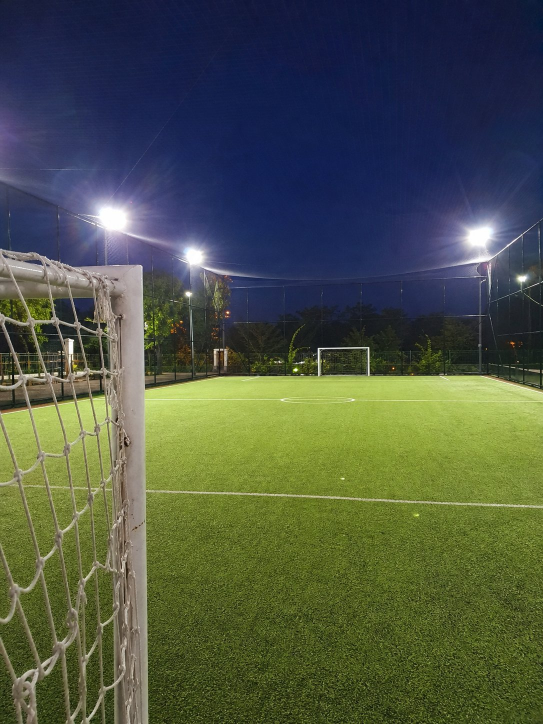
#> input picture promo/assets/halisaha.jpg, 1086 x 1448 px (shown at 1/2 size)
$ python -i mock_screens.py   (imports and definitions only)
#> lines starting #> are read from the running program, lines starting #| are printed output that depends on the picture
"""
Dakk ekranlarının sadeleştirilmiş, animasyonlu çizimleri (Google reklamlarındaki gibi).

Renkler ve şekiller uygulamadan alınmıştır (ui/theme/Color.kt, ChatScreen.kt, PollComponents.kt):
koyu zemin, sarı vurgu, benim balonum 0xFF3D3410, karşı taraf 0xFF1E2028, köşeler 18dp / kuyruk 4dp.
Her sahne fonksiyonu sahnenin yerel zamanını (saniye) alır ve ekran boyutunda bir RGB görüntü döndürür.
"""
import math
import os
from functools import lru_cache

import qrcode
from PIL import Image, ImageDraw, ImageFilter, ImageFont

HERE = os.path.dirname(os.path.abspath(__file__))
FONT_PATH = os.path.join(HERE, "assets", "fonts", "GoogleSans.ttf")
EMOJI_DIR = os.path.join(HERE, "assets", "emoji")
PHOTO = os.path.join(HERE, "assets", "halisaha.jpg")

SW, SH = 620, 1378
D = 2.0  # 1 dp = 2 px (310 dp genişliğinde, okunaklı ve sade bir telefon)

BG = (9, 10, 13)
SURF = (18, 19, 24)
SURFV = (27, 29, 36)
BORDER = (39, 42, 53)
WHITE = (255, 255, 255)
TXT2 = (160, 165, 181)
TXT3 = (107, 114, 128)
Y = (255, 204, 0)
MINE = (61, 52, 16)
THEIRS = (30, 32, 40)
AVATAR = [(255, 138, 0), (124, 77, 255), (0, 168, 132), (30, 136, 229),
          (233, 30, 99), (67, 160, 71), (244, 81, 30), (94, 53, 177)]
SENDER = [(255, 183, 77), (129, 199, 132), (100, 181, 246), (240, 98, 146)]


def dp(x):
    return int(round(x * D))


def clamp01(p):
    return min(max(p, 0.0), 1.0)


def ease_out(p):
    p = clamp01(p)
    return 1 - (1 - p) ** 3


def ease_in_out(p):
    p = clamp01(p)
    return 4 * p ** 3 if p < 0.5 else 1 - (-2 * p + 2) ** 3 / 2


# [4 lines left out: function back_out, not called in this run]


def prog(t, start, dur):
    return clamp01((t - start) / dur)


# ---------------------------------------------------------------- yazı ve emoji

_fonts = {}


# [7 lines left out: function font, not called in this run]


# [1 line that did not run here, left out]


def is_emoji(ch):
    return ord(ch) in _EMOJI_SET


# [88 lines left out: functions emoji_img, runs, rich_width, rich, wrap, put and 1 more, not called in this run]


@lru_cache(maxsize=64)
def circle(size, fill):
    return rrect(size, size, size // 2, fill)


# [64 lines left out: functions avatar, icon_back, icon_lock, icon_checks, icon_timer, icon_send, not called in this run]


# ---------------------------------------------------------------- ortak parçalar

STATUS_H = dp(26)
TOPBAR_H = dp(60)
INPUT_H = dp(64)


# [34 lines left out: functions status_bar, top_bar, not called in this run]


def input_bar(img, typed="", cursor=False, send_press=0.0):
    d = ImageDraw.Draw(img)
    y0 = SH - INPUT_H
    d.rectangle((0, y0, SW, SH), fill=BG)
    pill_w = SW - dp(8) - dp(8) - dp(48) - dp(8)
    put(img, rrect(pill_w, dp(48), dp(24), SURFV), dp(8), y0 + dp(8))
    if typed:
        # yazı alanı: uzun metin soldan kayar (gerçek giriş kutusu gibi)
        fw_, fh_ = pill_w - dp(28), dp(48)
        field = Image.new("RGBA", (fw_, fh_), (0, 0, 0, 0))
        if typed.startswith("@dakk"):
            parts = [("@dakk", 600, Y), (typed[5:], 400, WHITE)]
        else:
            parts = [(typed, 400, WHITE)]
        total = sum(rich_width(tx_, dp(15), wt) for tx_, wt, _ in parts) + dp(4)
        x = min(0, fw_ - total - dp(4))
        for tx_, wt, col in parts:
            if tx_:
                r_ = rich(tx_, dp(15), wt, col)
                field.alpha_composite(r_, (int(x), (fh_ - r_.height) // 2)) if x >= 0 else None
                if x < 0:
                    tmp = Image.new("RGBA", (fw_, fh_), (0, 0, 0, 0))
                    tmp.paste(r_, (int(x), (fh_ - r_.height) // 2))
                    field.alpha_composite(tmp)
            x += rich_width(tx_, dp(15), wt)
        if cursor:
            ImageDraw.Draw(field).rectangle((x + 3, dp(12), x + 3 + dp(1.5), dp(36)), fill=Y)
        put(img, field, dp(24), y0 + dp(8))
    else:
        t = rich("Mesaj", dp(15), 400, TXT3)
        put(img, t, dp(24), y0 + dp(8) + (dp(48) - t.height) // 2)
    enabled = bool(typed)
    s = dp(48) * (1 - 0.1 * send_press)
    btn = circle(int(s), Y if enabled else SURFV)
    bx = SW - dp(8) - dp(48) + (dp(48) - btn.width) / 2
    by = y0 + dp(8) + (dp(48) - btn.height) / 2
    put(img, btn, bx, by)
    icon_send(img, bx + btn.width * 0.27, by + btn.height * 0.25, int(btn.width * 0.5), (17, 17, 17) if enabled else TXT3)


# [82 lines left out: functions bubble, photo_bubble, typing_bubble, not called in this run]


class Stack:
    """Mesajları alttan yukarı dizer; yeni gelen mesaj kayarak girer, eskileri yumuşakça yukarı iter."""

    def __init__(self, bottom):
        self.bottom = bottom
        self.items = []

    def add(self, img, mine, p, gap=dp(6), extra_below=None, op=1.0, key=None):
        self.items.append((img, mine, p, gap, extra_below, op, key))

    # [27 lines left out: function draw, not called in this run]


def base():
    return Image.new("RGBA", (SW, SH), BG + (255,))


# [248 lines left out: functions notice_pill, scene_chat, qr_card, scene_qr, poll_card, teams_bubble and 1 more, not called in this run]


# ---------------------------------------------------------------- 4) tepki + fotoğraf

REACTIONS = (0x1F602, 0x2764, 0x2B50, 0x1F44C)


# [67 lines left out: function scene_react, not called in this run]


# ---------------------------------------------------------------- 5) sohbet yedeği

CHATS = [
    ("Ayşe", AVATAR[4], "A", "Varım! 🔥", "21:00"),
    ("Halı Saha ⚽", AVATAR[5], "H", "⚽ Takımlar hazır!", "21:03"),
    ("Mert", AVATAR[3], "M", "Kaleci benim 🧤", "21:06"),
    ("Annem", AVATAR[0], "A", "Yemek hazır, gel ❤️", "19:40"),
    ("Burak", AVATAR[1], "B", "Perşembe 21:00 👌", "Dün"),
]


# [144 lines left out: functions scene_restore, sys_pill, slide_between, tap_ripple, plain_top_bar, check_circle, not called in this run]


# ---------------------------------------------------------------- 6) grup kur

GROUP_PICK = [("Emre", AVATAR[0], 1.15), ("Burak", AVATAR[1], 1.4), ("Mert", AVATAR[3], 1.65),
              ("Ali", AVATAR[6], 1.9), ("Kerem", AVATAR[7], 2.15), ("Ayşe", AVATAR[4], None), ("Can", AVATAR[2], None)]


# [185 lines left out: functions _group_create, _group_chat, scene_group, scene_photo, not called in this run]


# ---------------------------------------------------------------- 8) Dakk Asistan

ASSIST_BG = (38, 35, 58)
ASSIST_LABEL = (179, 157, 255)
ASSIST_TEXT = "Hatırlatma ⚽ Perşembe 21:00'de halı sahadayız! Su ve kramponunu unutma. Geç kalan kaleye geçer 😂"


# [51 lines left out: functions assist_typing, scene_assistant, not called in this run]


# ---------------------------------------------------------------- 9) kaybolan mesajlar

INFO_ROWS = [(0x1F515, "Sessize al", "Kapalı"), (0x23F1, "Kaybolan mesajlar", None),
             (0x1F512, "Güvenlik numarası", "Doğrula"), (0x270F, "Takma ad", "Ayşe"), (0x1F6AB, "Engelle", "")]


# [132 lines left out: functions _info_screen, _vanish_chat, scene_vanish, not called in this run]


SCENE_FUNCS = {
    "1_sohbet": scene_chat,
    "2_qr": scene_qr,
    "3_anket": scene_poll,
    "4_tepki": scene_react,
    "5_yedek": scene_restore,
    "6_grup": scene_group,
    "7_foto": scene_photo,
    "8_asistan": scene_assistant,
    "9_kaybolan": scene_vanish,
}


# [12 lines not run here, left out]

>>> import cv2
>>> picture = cv2.imread('assets/halisaha.jpg', cv2.IMREAD_GRAYSCALE)
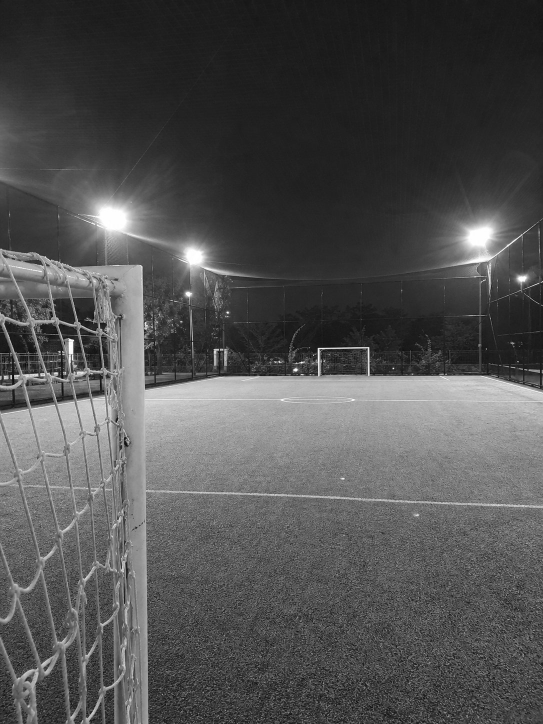
#> picture: shape (1448, 1086) (shown at 1/2 size); min 0, max 255, mean 81.1
>>> result = input_bar(picture)
#> (the run stopped early here; a loop or call above may not have finished)
